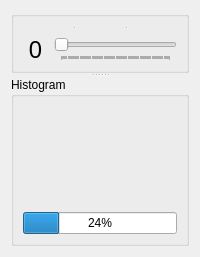
  <widget class="QWidget" name="centralWidget">
   <property name="autoFillBackground">
    <bool>false</bool>
   </property>
   <layout class="QVBoxLayout" name="verticalLayout_16">
    <item>
     <widget class="QSplitter" name="histogramSplitter">
      <property name="orientation">
       <enum>Qt::Vertical</enum>
      </property>
      <widget class="QGroupBox" name="groupBox_4">
       <property name="sizePolicy">
        <sizepolicy hsizetype="Expanding" vsizetype="Expanding">
         <horstretch>0</horstretch>
         <verstretch>10</verstretch>
        </sizepolicy>
       </property>
       <property name="title">
        <string/>
       </property>
       <property name="flat">
        <bool>true</bool>
       </property>
       <layout class="QVBoxLayout" name="verticalLayout_4">
        <item>
         <widget class="QSplitter" name="viewSplitter">
          <property name="sizePolicy">
           <sizepolicy hsizetype="Expanding" vsizetype="Expanding">
            <horstretch>0</horstretch>
            <verstretch>0</verstretch>
           </sizepolicy>
          </property>
          <property name="orientation">
           <enum>Qt::Horizontal</enum>
          </property>
          <widget class="QVTKWidget" name="vtkImageWidget" native="true">
           <property name="sizePolicy">
            <sizepolicy hsizetype="Expanding" vsizetype="Expanding">
             <horstretch>0</horstretch>
             <verstretch>0</verstretch>
            </sizepolicy>
           </property>
          </widget>
          <widget class="QVTKWidget" name="vtkSegmentationWidget" native="true">
           <property name="sizePolicy">
            <sizepolicy hsizetype="Expanding" vsizetype="Expanding">
             <horstretch>0</horstretch>
             <verstretch>0</verstretch>
            </sizepolicy>
           </property>
          </widget>
          <widget class="QVTKWidget" name="vtkRenderWidget" native="true">
           <property name="sizePolicy">
            <sizepolicy hsizetype="Expanding" vsizetype="Expanding">
             <horstretch>0</horstretch>
             <verstretch>0</verstretch>
            </sizepolicy>
           </property>
          </widget>
         </widget>
        </item>
        <item>
         <layout class="QVBoxLayout" name="verticalLayout">
          <property name="sizeConstraint">
           <enum>QLayout::SetMaximumSize</enum>
          </property>
          <item>
           <layout class="QHBoxLayout" name="horizontalLayout_5">
            <property name="spacing">
             <number>-1</number>
            </property>
            <property name="sizeConstraint">
             <enum>QLayout::SetMinimumSize</enum>
            </property>
            <item>
             <widget class="QLabel" name="sliceNumberLabel">
              <property name="minimumSize">
               <size>
                <width>25</width>
                <height>25</height>
               </size>
              </property>
              <property name="font">
               <font>
                <family>Menlo</family>
                <pointsize>18</pointsize>
                <weight>50</weight>
                <bold>false</bold>
               </font>
              </property>
              <property name="toolTip">
               <string>Slice number</string>
              </property>
              <property name="statusTip">
               <string>Slice number</string>
              </property>
              <property name="whatsThis">
               <string>Slice number</string>
              </property>
              <property name="text">
               <string>0</string>
              </property>
              <property name="alignment">
               <set>Qt::AlignCenter</set>
              </property>
             </widget>
            </item>
            <item>
             <widget class="QSlider" name="sliceSelector">
              <property name="sizePolicy">
               <sizepolicy hsizetype="Expanding" vsizetype="Preferred">
                <horstretch>0</horstretch>
                <verstretch>0</verstretch>
               </sizepolicy>
              </property>
              <property name="maximumSize">
               <size>
                <width>16777215</width>
                <height>27</height>
               </size>
              </property>
              <property name="focusPolicy">
               <enum>Qt::NoFocus</enum>
              </property>
              <property name="toolTip">
               <string>Select slice</string>
              </property>
              <property name="statusTip">
               <string>Select slice</string>
              </property>
              <property name="whatsThis">
               <string>Slice selector</string>
              </property>
              <property name="styleSheet">
               <string notr="true"/>
              </property>
              <property name="orientation">
               <enum>Qt::Horizontal</enum>
              </property>
              <property name="invertedAppearance">
               <bool>false</bool>
              </property>
              <property name="invertedControls">
               <bool>false</bool>
              </property>
              <property name="tickPosition">
               <enum>QSlider::TicksBelow</enum>
              </property>
              <property name="tickInterval">
               <number>1</number>
              </property>
             </widget>
            </item>
           </layout>
          </item>
         </layout>
        </item>
       </layout>
      </widget>
      <widget class="QGroupBox" name="groupBox_3">
       <property name="sizePolicy">
        <sizepolicy hsizetype="Preferred" vsizetype="Preferred">
         <horstretch>1</horstretch>
         <verstretch>0</verstretch>
        </sizepolicy>
       </property>
       <property name="maximumSize">
        <size>
         <width>16777215</width>
         <height>500</height>
        </size>
       </property>
       <property name="title">
        <string>Histogram</string>
       </property>
       <property name="flat">
        <bool>true</bool>
       </property>
       <layout class="QVBoxLayout" name="verticalLayout_6">
        <property name="sizeConstraint">
         <enum>QLayout::SetDefaultConstraint</enum>
        </property>
        <item>
         <layout class="QVBoxLayout" name="verticalLayout_3">
          <item>
           <widget class="wse::HistogramWidget" name="histogramSlider_1" native="true">
            <property name="sizePolicy">
             <sizepolicy hsizetype="Preferred" vsizetype="Preferred">
              <horstretch>0</horstretch>
              <verstretch>0</verstretch>
             </sizepolicy>
            </property>
            <property name="minimumSize">
             <size>
              <width>0</width>
              <height>100</height>
             </size>
            </property>
           </widget>
          </item>
         </layout>
        </item>
        <item>
         <widget class="QProgressBar" name="progressBar">
          <property name="value">
           <number>24</number>
          </property>
         </widget>
        </item>
       </layout>
      </widget>
     </widget>
    </item>
   </layout>
  </widget>
